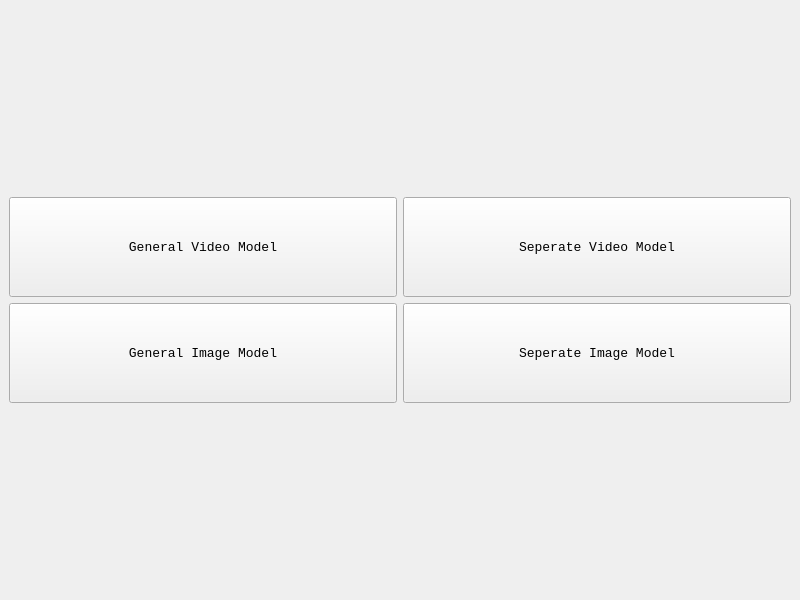
<?xml version="1.0" encoding="UTF-8"?>
<ui version="4.0">
 <class>MainWindow</class>
 <widget class="QMainWindow" name="MainWindow">
  <property name="geometry">
   <rect>
    <x>0</x>
    <y>0</y>
    <width>800</width>
    <height>600</height>
   </rect>
  </property>
  <property name="windowTitle">
   <string>MainWindow</string>
  </property>
  <widget class="QWidget" name="centralwidget">
   <layout class="QGridLayout" name="gridLayout">
    <item row="0" column="0">
     <layout class="QGridLayout" name="gridLayout_2">
      <item row="0" column="1">
       <widget class="QPushButton" name="separate_video_btn">
        <property name="minimumSize">
         <size>
          <width>0</width>
          <height>100</height>
         </size>
        </property>
        <property name="font">
         <font>
          <family>Consolas</family>
          <pointsize>10</pointsize>
          <weight>50</weight>
          <bold>false</bold>
          <underline>false</underline>
          <strikeout>false</strikeout>
          <stylestrategy>PreferDefault</stylestrategy>
          <kerning>true</kerning>
         </font>
        </property>
        <property name="text">
         <string>Seperate Video Model</string>
        </property>
       </widget>
      </item>
      <item row="0" column="0">
       <widget class="QPushButton" name="general_video_btn">
        <property name="minimumSize">
         <size>
          <width>0</width>
          <height>100</height>
         </size>
        </property>
        <property name="font">
         <font>
          <family>Consolas</family>
          <pointsize>10</pointsize>
          <weight>50</weight>
          <bold>false</bold>
          <underline>false</underline>
          <strikeout>false</strikeout>
          <stylestrategy>PreferDefault</stylestrategy>
          <kerning>true</kerning>
         </font>
        </property>
        <property name="text">
         <string>General Video Model</string>
        </property>
       </widget>
      </item>
      <item row="1" column="0">
       <widget class="QPushButton" name="general_img_btn">
        <property name="minimumSize">
         <size>
          <width>0</width>
          <height>100</height>
         </size>
        </property>
        <property name="font">
         <font>
          <family>Consolas</family>
          <pointsize>10</pointsize>
          <weight>50</weight>
          <bold>false</bold>
          <underline>false</underline>
          <strikeout>false</strikeout>
          <stylestrategy>PreferDefault</stylestrategy>
          <kerning>true</kerning>
         </font>
        </property>
        <property name="text">
         <string>General Image Model</string>
        </property>
       </widget>
      </item>
      <item row="1" column="1">
       <widget class="QPushButton" name="separate_img_btn">
        <property name="minimumSize">
         <size>
          <width>0</width>
          <height>100</height>
         </size>
        </property>
        <property name="font">
         <font>
          <family>Consolas</family>
          <pointsize>10</pointsize>
          <weight>50</weight>
          <bold>false</bold>
          <underline>false</underline>
          <strikeout>false</strikeout>
          <stylestrategy>PreferDefault</stylestrategy>
          <kerning>true</kerning>
         </font>
        </property>
        <property name="text">
         <string>Seperate Image Model</string>
        </property>
       </widget>
      </item>
     </layout>
    </item>
   </layout>
  </widget>
 </widget>
 <resources/>
 <connections/>
</ui>
